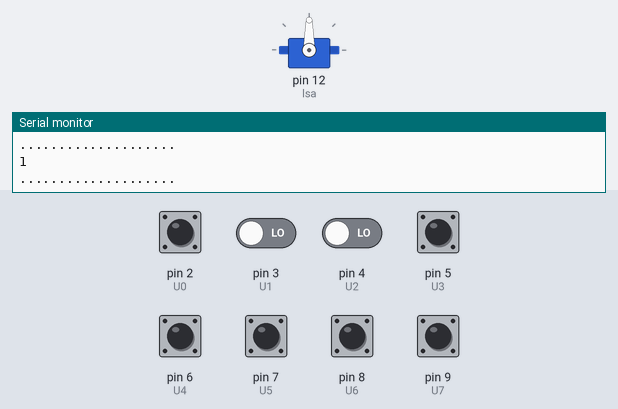
Bench run of a sketch on a simulated Arduino Uno, built with avr-gcc and run on an emulated ATmega328P. On the bench: servo, the last lines printed to the serial monitor. The inputs (shaded band) are chosen by the test bench; at power-on: pin 5 (U3), pin 6 (U4), pin 7 (U5), pin 8 (U6), pin 9 (U7) HIGH, pin 2 (U0), pin 3 (U1), pin 4 (U2) LOW.

Above: at 0.1 s.
At 1.2 s:
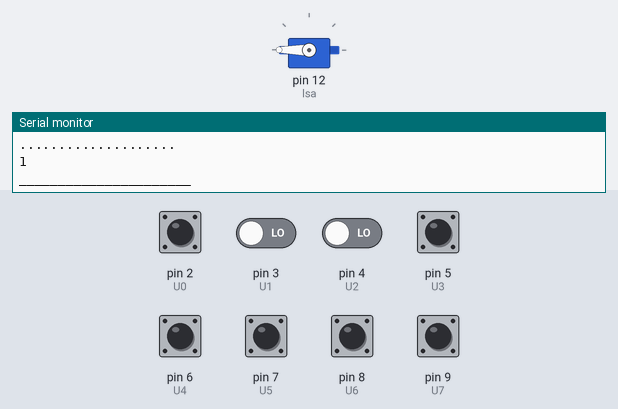
1.3 s: pin 2 (U0) pulsed HIGH 5 times (0.12 s each, 0.3 s apart)
Timing chart, 0 to 4.3 s (numbered marks = the images above; inputs shaded):
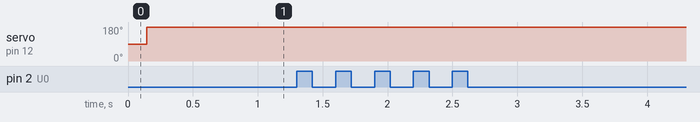

The sketch:

TEST_33.ino
```cpp
#include<Servo.h>
Servo lsa;
int U0 = 2;
int U1 = 3;
int U2 = 4;
int U3 = 5;
int U4 = 6;
int U5 = 7;
int U6 = 8;
int U7 = 9;
int left = 10;


void setup()
{
  lsa.attach(12);
  pinMode(2, INPUT);
  pinMode(3, INPUT);
  pinMode(4, INPUT);
  pinMode(5, INPUT);
  pinMode(6, INPUT);
  pinMode(7, INPUT);
  pinMode(8, INPUT);
  pinMode(9, INPUT);
  pinMode(10, INPUT);
  Serial.begin(9600);
}

void loop()
{
  Serial.println(digitalRead(U0));
  Serial.println("....................");
  Serial.println(digitalRead(U1));
  Serial.println("....................");
  Serial.println(digitalRead(U2));
  Serial.println("....................");
  Serial.println(digitalRead(U3));
  Serial.println("....................");
  Serial.println(digitalRead(U4));
  Serial.println("....................");

  Serial.println(digitalRead(U5));
  Serial.println("....................");
  Serial.println(digitalRead(U6));
  Serial.println("....................");
  Serial.println(digitalRead(U7));
  Serial.println("______________________");


  /*                                 ------------------------------------------------ALL THE CONDITION-----------------------------------------------------
    (digitalRead(U0)==0)&&(digitalRead(U1)==0)&&(digitalRead(U2) == 0)&&(digitalRead(U3) == 0)&&(digitalRead(U4) == 0)&&(digitalRead(U5) == 0)&&(digitalRead(U6) == 0)&&(digitalRead(U7) == 0)
    (digitalRead(U0)==1)&&(digitalRead(U1)==1)&&(digitalRead(U2) == 1)&&(digitalRead(U3) == 1)&&(digitalRead(U4) == 1)&&(digitalRead(U5) == 1)&&(digitalRead(U6) == 1)&&(digitalRead(U7) == 1)
  */


  //streight condition     ************   tripel condition  ************
  if ((digitalRead(U0) == 1) && (digitalRead(U1) == 1) && (digitalRead(U2) == 1) && (digitalRead(U3) == 0) && (digitalRead(U4) == 0) && (digitalRead(U5) == 0) && (digitalRead(U6) == 0) && (digitalRead(U7) == 0))
  {
    lsa.write(62);
    Serial.println("on U0 & U1 & U2, turning ##LEFT## by ##25##");
  }

  else if ((digitalRead(U0) == 0) && (digitalRead(U1) == 1) && (digitalRead(U2) == 1) && (digitalRead(U3) == 1) && (digitalRead(U4) == 0) && (digitalRead(U5) == 0) && (digitalRead(U6) == 0) && (digitalRead(U7) == 0))
  {
    lsa.write(71);
    Serial.println("on U1 & U2 & U3, turning ##LEFT## by ##15##");
  }

  else if ((digitalRead(U0) == 0) && (digitalRead(U1) == 0) && (digitalRead(U2) == 1) && (digitalRead(U3) == 1) && (digitalRead(U4) == 1) && (digitalRead(U5) == 0) && (digitalRead(U6) == 0) && (digitalRead(U7) == 0))
  {
    lsa.write(77);
    Serial.println("on U2 & U3 & U4, turnig ##LEFT## by ##5##");
  }

  else if ((digitalRead(U0) == 0) && (digitalRead(U1) == 0) && (digitalRead(U2) == 0) && (digitalRead(U3) == 1) && (digitalRead(U4) == 1) && (digitalRead(U5) == 1) && (digitalRead(U6) == 0) && (digitalRead(U7) == 0))
  {
    lsa.write(83);
    Serial.println("on U3 & U4 & U5, turning ##RIGHT## BY ##5##");
  }

  else if ((digitalRead(U0) == 0) && (digitalRead(U1) == 0) && (digitalRead(U2) == 0) && (digitalRead(U3) == 0) && (digitalRead(U4) == 1) && (digitalRead(U5) == 1) && (digitalRead(U6) == 1) && (digitalRead(U7) == 0))
  {
    lsa.write(89);
    Serial.println("on U4 & U5 & U6,turning ##RIGHT## by ##15##");
  }

  else if ((digitalRead(U0) == 0) && (digitalRead(U1) == 0) && (digitalRead(U2) == 0) && (digitalRead(U3) == 0) && (digitalRead(U4) == 0) && (digitalRead(U5) == 1) && (digitalRead(U6) == 1) && (digitalRead(U7) == 1))
  {
    lsa.write(110);
    Serial.println("on U5 & U6 & U7,turning ##RIGHT## by ##25##");
  }


  //strate condition     ************   double condition  ************

  else if ((digitalRead(U0) == 1) && (digitalRead(U1) == 1) && (digitalRead(U2) == 0) && (digitalRead(U3) == 0) && (digitalRead(U4) == 0) && (digitalRead(U5) == 0) && (digitalRead(U6) == 0) && (digitalRead(U7) == 0))
  {
    lsa.write(62);
    Serial.println("on U0 & U1, turning ##LEFT## by ##30##");  //(digitalRead(U0)==1)&&(digitalRead(U1)==1)&&(digitalRead(U2) == 1)&&(digitalRead(U3) == 1)&&(digitalRead(U4) == 1)&&(digitalRead(U5) == 1)&&(digitalRead(U6) == 1)&&(digitalRead(U7) == 1)
  }

  else if ((digitalRead(U0) == 0) && (digitalRead(U1) == 1) && (digitalRead(U2) == 1) && (digitalRead(U3) == 0) && (digitalRead(U4) == 0) && (digitalRead(U5) == 0) && (digitalRead(U6) == 0) && (digitalRead(U7) == 0))
  {
    lsa.write(71);
    Serial.println("on U1 & U2, turning ##LEFT## by ##20##");
  }

  else if ((digitalRead(U0) == 0) && (digitalRead(U1) == 0) && (digitalRead(U2) == 1) && (digitalRead(U3) == 1) && (digitalRead(U4) == 0) && (digitalRead(U5) == 0) && (digitalRead(U6) == 0) && (digitalRead(U7) == 0))
  {
    lsa.write(77);
    Serial.println("on U2 & U3, turnig ##LEFT## by ##10##");
  }

  else if ((digitalRead(U0) == 0) && (digitalRead(U1) == 0) && (digitalRead(U2) == 0) && (digitalRead(U3) == 1) && (digitalRead(U4) == 1) && (digitalRead(U5) == 0) && (digitalRead(U6) == 0) && (digitalRead(U7) == 0))
  {
    lsa.write(80);
    Serial.println("on U3 & U4,##MOVING FORWARD##");
  }

  else if ((digitalRead(U0) == 0) && (digitalRead(U1) == 0) && (digitalRead(U2) == 0) && (digitalRead(U3) == 0) && (digitalRead(U4) == 1) && (digitalRead(U5) == 1) && (digitalRead(U6) == 0) && (digitalRead(U7) == 0))
  {
    lsa.write(83);
    Serial.println("on U4 & U5,turning ##RIGHT## by ##10##");
  }

  else if ((digitalRead(U0) == 0) && (digitalRead(U1) == 0) && (digitalRead(U2) == 0) && (digitalRead(U3) == 0) && (digitalRead(U4) == 0) && (digitalRead(U5) == 1) && (digitalRead(U6) == 1) && (digitalRead(U7) == 0))
  {
    lsa.write(89);
    Serial.println("on U5 & U6,turning ##RIGHT## by ##20##");
  }

  else if ((digitalRead(U0) == 0) && (digitalRead(U1) == 0) && (digitalRead(U2) == 0) && (digitalRead(U3) == 0) && (digitalRead(U4) == 0) && (digitalRead(U5) == 0) && (digitalRead(U6) == 1) && (digitalRead(U7) == 1))
  {
    lsa.write(110);
    Serial.println("on U6 & U7,turning ##RIGHT## by ##30##");
  }


  //strate condition     ************   single condition  ************
  else if ((digitalRead(U0) == 1) && (digitalRead(U1) == 0) && (digitalRead(U2) == 0) && (digitalRead(U3) == 0) && (digitalRead(U4) == 0) && (digitalRead(U5) == 0) && (digitalRead(U6) == 0) && (digitalRead(U7) == 0))
  {
    lsa.write(62);
    Serial.println("on U0, turning ##LEFT## by ##30##");
  }

  else if ((digitalRead(U0) == 0) && (digitalRead(U1) == 1) && (digitalRead(U2) == 0) && (digitalRead(U3) == 0) && (digitalRead(U4) == 0) && (digitalRead(U5) == 0) && (digitalRead(U6) == 0) && (digitalRead(U7) == 0))
  {
    lsa.write(71);
    Serial.println("U1 high, turnig ##left## by ##20##");
  }

  else if ((digitalRead(U0) == 0) && (digitalRead(U1) == 0) && (digitalRead(U2) == 1) && (digitalRead(U3) == 0) && (digitalRead(U4) == 0) && (digitalRead(U5) == 0) && (digitalRead(U6) == 0) && (digitalRead(U7) == 0))
  {
    lsa.write(77);
    Serial.println("U2 high,turning ##left## by ##10##");
  }

  else if ((digitalRead(U0) == 0) && (digitalRead(U1) == 0) && (digitalRead(U2) == 0) && (digitalRead(U3) == 1) && (digitalRead(U4) == 0) && (digitalRead(U5) == 0) && (digitalRead(U6) == 0) && (digitalRead(U7) == 0))
  {
    lsa.write(80);
    Serial.println("U3 high,moving ##forward##");
  }

  else if ((digitalRead(U0) == 0) && (digitalRead(U1) == 0) && (digitalRead(U2) == 0) && (digitalRead(U3) == 0) && (digitalRead(U4) == 1) && (digitalRead(U5) == 0) && (digitalRead(U6) == 0) && (digitalRead(U7) == 0))
  {
    lsa.write(80);
    Serial.println("U4 high,moving ##forward##");
  }

  else if ((digitalRead(U0) == 0) && (digitalRead(U1) == 0) && (digitalRead(U2) == 0) && (digitalRead(U3) == 0) && (digitalRead(U4) == 0) && (digitalRead(U5) == 1) && (digitalRead(U6) == 0) && (digitalRead(U7) == 0))
  {
    lsa.write(83);
    Serial.println("U5 high, turnig ##right## by ##10##");
  }

  else if ((digitalRead(U0) == 0) && (digitalRead(U1) == 0) && (digitalRead(U2) == 0) && (digitalRead(U3) == 0) && (digitalRead(U4) == 0) && (digitalRead(U5) == 0) && (digitalRead(U6) == 1) && (digitalRead(U7) == 0))
  {
    lsa.write(89);
    Serial.println("U6 high, turnig ##right## by ##20##");
  }

  else if ((digitalRead(U0) == 0) && (digitalRead(U1) == 0) && (digitalRead(U2) == 0) && (digitalRead(U3) == 0) && (digitalRead(U4) == 0) && (digitalRead(U5) == 0) && (digitalRead(U6) == 0) && (digitalRead(U7) == 1))
  {
    lsa.write(110);
    Serial.println("on U7,turning ##RIGHT## by ##35##");
  }


  //       move right
  else if ((digitalRead(U0) == 0) && (digitalRead(U1) == 0) && (digitalRead(U2) == 0) && (digitalRead(U3) == 1) && (digitalRead(U4) == 1) && (digitalRead(U5) == 1) && (digitalRead(U6) == 1) && (digitalRead(U7) == 1))
  {
    lsa.write(180);
    Serial.println("##CORNER## turnig ##right## by ##90##");
  }

  else if ((digitalRead(U0) == 0) && (digitalRead(U1) == 0) && (digitalRead(U2) == 0) && (digitalRead(U3) == 0) && (digitalRead(U4) == 1) && (digitalRead(U5) == 1) && (digitalRead(U6) == 1) && (digitalRead(U7) == 1))
  {
    lsa.write(180);
    Serial.println("##CORNER## turnig ##right## by ##90##");
  }


  // move left
  else if ((digitalRead(U0) == 1) && (digitalRead(U1) == 1) && (digitalRead(U2) == 1) && (digitalRead(U3) == 1) && (digitalRead(U4) == 1) && (digitalRead(U5) == 0) && (digitalRead(U6) == 0) && (digitalRead(U7) == 0))
  {
    lsa.write(0);
    Serial.println("##CORNER## turnig ##left## by ##90##");
  }

  else if ((digitalRead(U0) == 1) && (digitalRead(U1) == 1) && (digitalRead(U2) == 1) && (digitalRead(U3) == 1) && (digitalRead(U4) == 0) && (digitalRead(U5) == 0) && (digitalRead(U6) == 0) && (digitalRead(U7) == 0))
  {
    lsa.write(0);
    Serial.println("##CORNER## turnig ##left## by ##90##");
  }


  //   All HIGH

  else if ((digitalRead(U0) == 1) && (digitalRead(U1) == 1) && (digitalRead(U2) == 1) && (digitalRead(U3) == 1) && (digitalRead(U4) == 1) && (digitalRead(U5) == 1) && (digitalRead(U6) == 1) && (digitalRead(U7) == 1))
  {
    lsa.write(0);
    Serial.println("##JUNCTION## turnig ##left## by ##90##");
  }


  // ALL LOW
  else if ((digitalRead(U0) == 0) && (digitalRead(U1) == 0) && (digitalRead(U2) == 0) && (digitalRead(U3) == 0) && (digitalRead(U4) == 0) && (digitalRead(U5) == 0) && (digitalRead(U6) == 0) && (digitalRead(U7) == 0))
  {
    lsa.write(80);

  }


}
```
